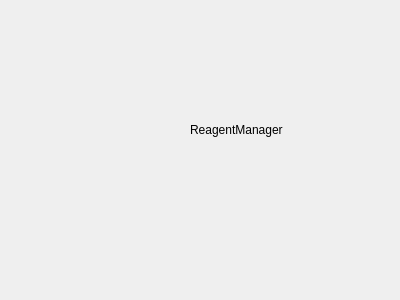
<?xml version="1.0" encoding="UTF-8"?>
<ui version="4.0">
 <class>ReagentManager</class>
 <widget class="QWidget" name="ReagentManager">
  <property name="geometry">
   <rect>
    <x>0</x>
    <y>0</y>
    <width>400</width>
    <height>300</height>
   </rect>
  </property>
  <property name="windowTitle">
   <string>ReagentManager</string>
  </property>
  <widget class="QLabel" name="label">
   <property name="geometry">
    <rect>
     <x>190</x>
     <y>100</y>
     <width>200</width>
     <height>60</height>
    </rect>
   </property>
   <property name="sizePolicy">
    <sizepolicy hsizetype="Fixed" vsizetype="Fixed">
     <horstretch>0</horstretch>
     <verstretch>0</verstretch>
    </sizepolicy>
   </property>
   <property name="text">
    <string>ReagentManager</string>
   </property>
   <property name="alignment">
    <set>Qt::AlignmentFlag::AlignLeading|Qt::AlignmentFlag::AlignLeft|Qt::AlignmentFlag::AlignVCenter</set>
   </property>
  </widget>
 </widget>
 <resources/>
 <connections/>
</ui>
